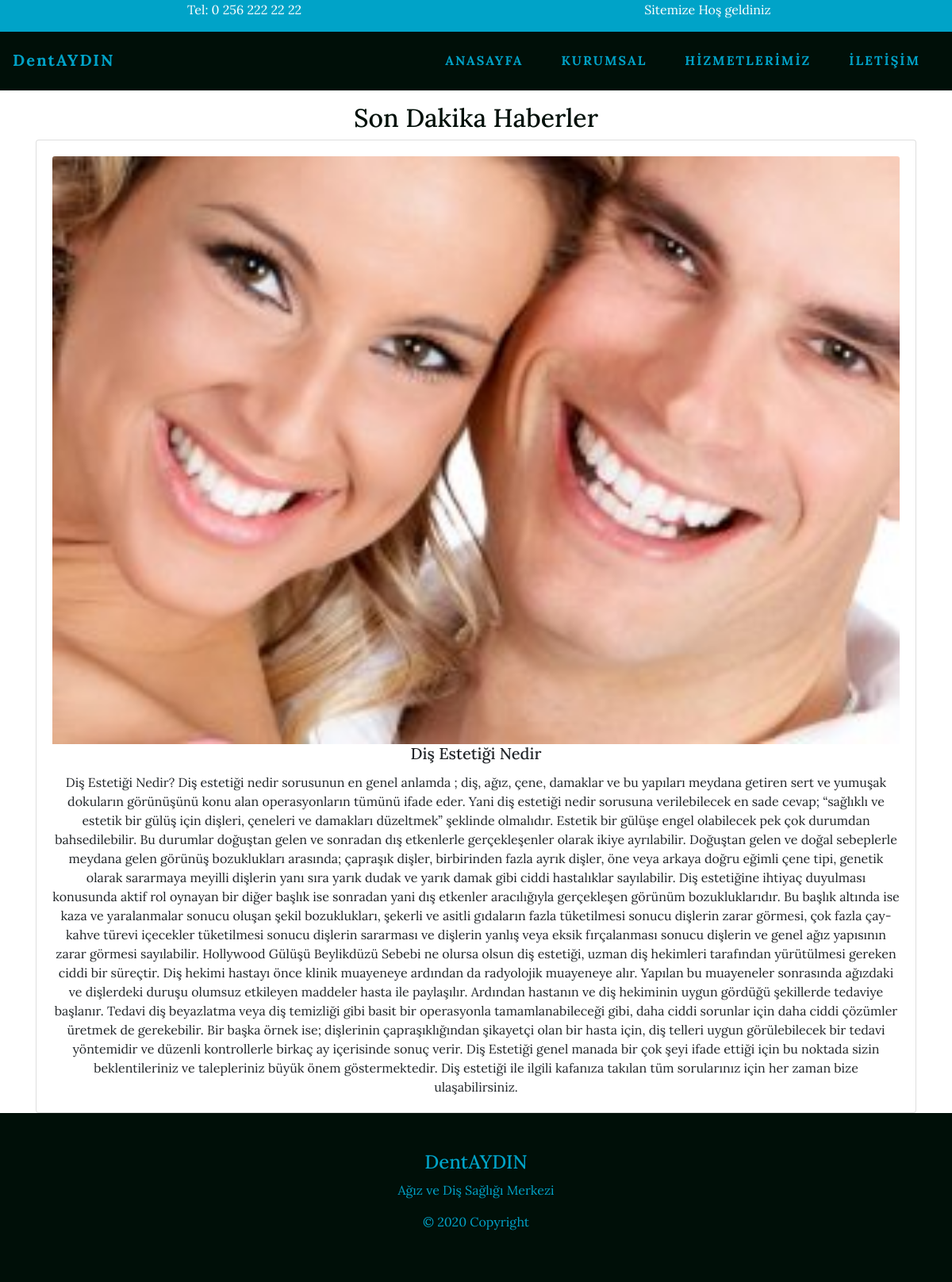
Page /blog/7/ on the committed database.
### blog/models.py (models this page shows, shortened)
class BlogPost(models.Model):
    BlogTitle = models.CharField(max_length=100, verbose_name="Başlık")
    BlogImage = models.ImageField(upload_to='images/', null=True, blank=True)
    BlogContent = models.TextField(verbose_name="İçerik")
    BlogDate = models.DateTimeField(auto_now_add=True)
    class Meta:
        ordering =  ['-BlogDate',]

### blog/views.py (the view)
# urls.py: path('<int:id>/', BlogDetail.as_view(), name="detail")
class BlogDetail(DetailView):
    model = BlogPost
    template_name = "blog_detail.html"
    queryset = BlogPost.objects.all()
    def get_object(self):
        id_ = self.kwargs.get("id")
        return get_object_or_404(BlogPost, id=id_)

### templates/blog_detail.html
{% extends 'base.html' %} {% block content %} {% load static %}
<div class="container">
    <div class="row mt-3">
        <div class="col-sm-12 text-center">
            <h2>Son Dakika Haberler</h2>
            <div class="card" style="width: auto;">
                <div class="card-body">
                    <img class="card-img-top img-fluid" src="{{object.BlogImage.url}}" />
                    <h5 class="card-title">{{object.BlogTitle}}</h5>
                    <p class="card-text">{{object.BlogContent|safe}}</p>
                </div>
            </div>
        </div>
</div>
</div>
{% endblock content%}

### static/css/main.css (style rules this page uses)
* { padding: 0; margin: 0; box-sizing: border-box; }
body { font-family: "Lora", serif; }
h2 { color: #000F08; }

### rows in the picture
BlogPost: BlogImage (picture), BlogTitle "Diş Estetiği Nedir", BlogContent "Diş Estetiği Nedir? Diş estetiği nedir sorusunun en genel anlamda ; diş, ağız, çene, damaklar ve bu yapıları meydana getiren sert ve yumuşak dokuların görünüşünü konu alan operasyonların tümünü ifade eder. Yani diş estetiği nedir sorusuna verilebilecek en sade cevap; “sağlıklı ve estetik bir gülüş için dişleri, çeneleri ve damakları düzeltmek” şeklinde olmalıdır. Estetik bir gülüşe engel olabilecek pek çok durumdan bahsedilebilir. Bu durumlar doğuştan gelen ve sonradan dış etkenlerle gerçekleşenler olarak ikiye ayrılabilir. Doğuştan gelen ve doğal sebeplerle meydana gelen görünüş bozuklukları arasında; çapraşık dişler, birbirinden fazla ayrık dişler, öne veya arkaya doğru eğimli çene tipi,…"
